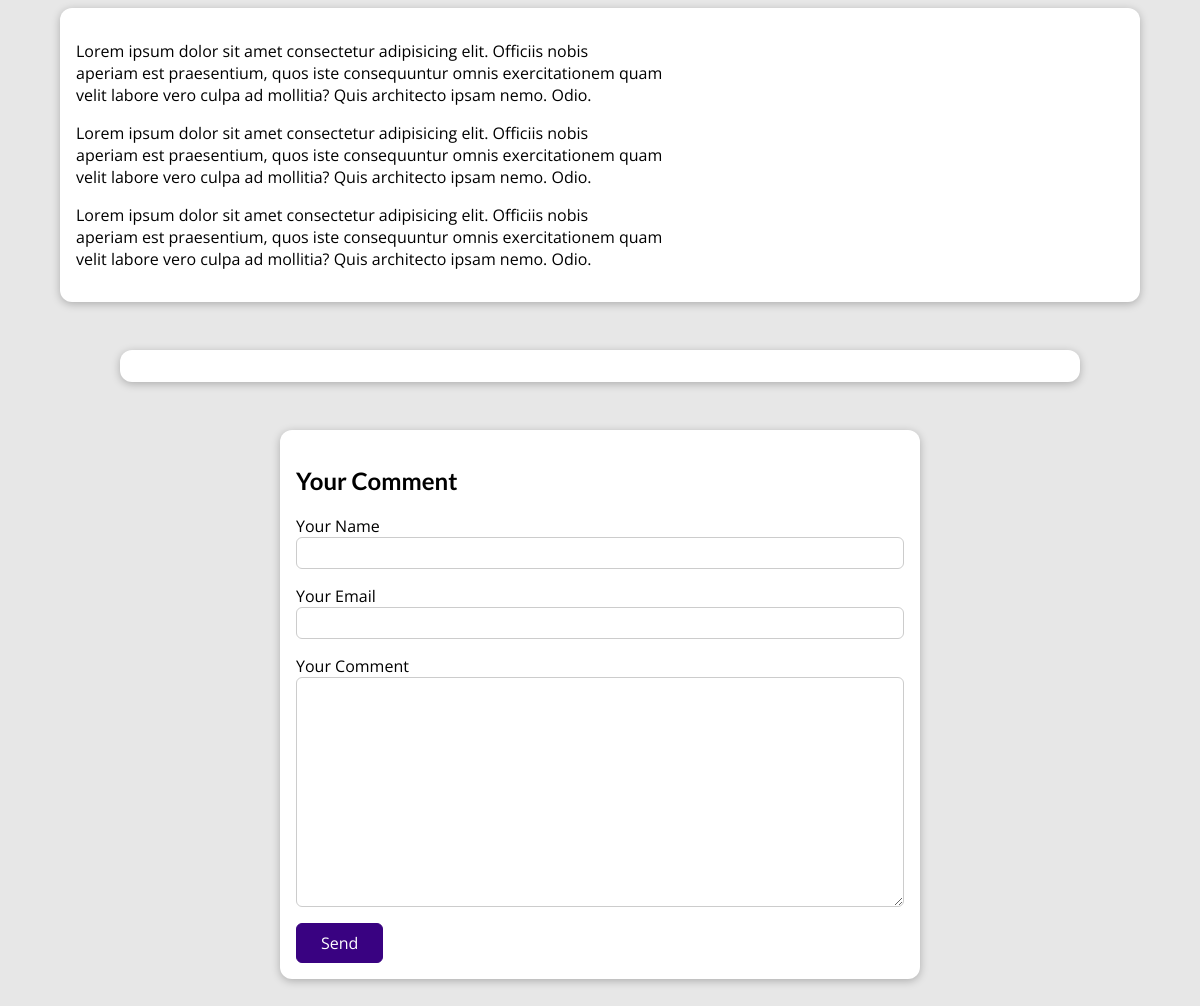
Page /posts/hike-in-the-mountains (lower part) on the earlier database version.
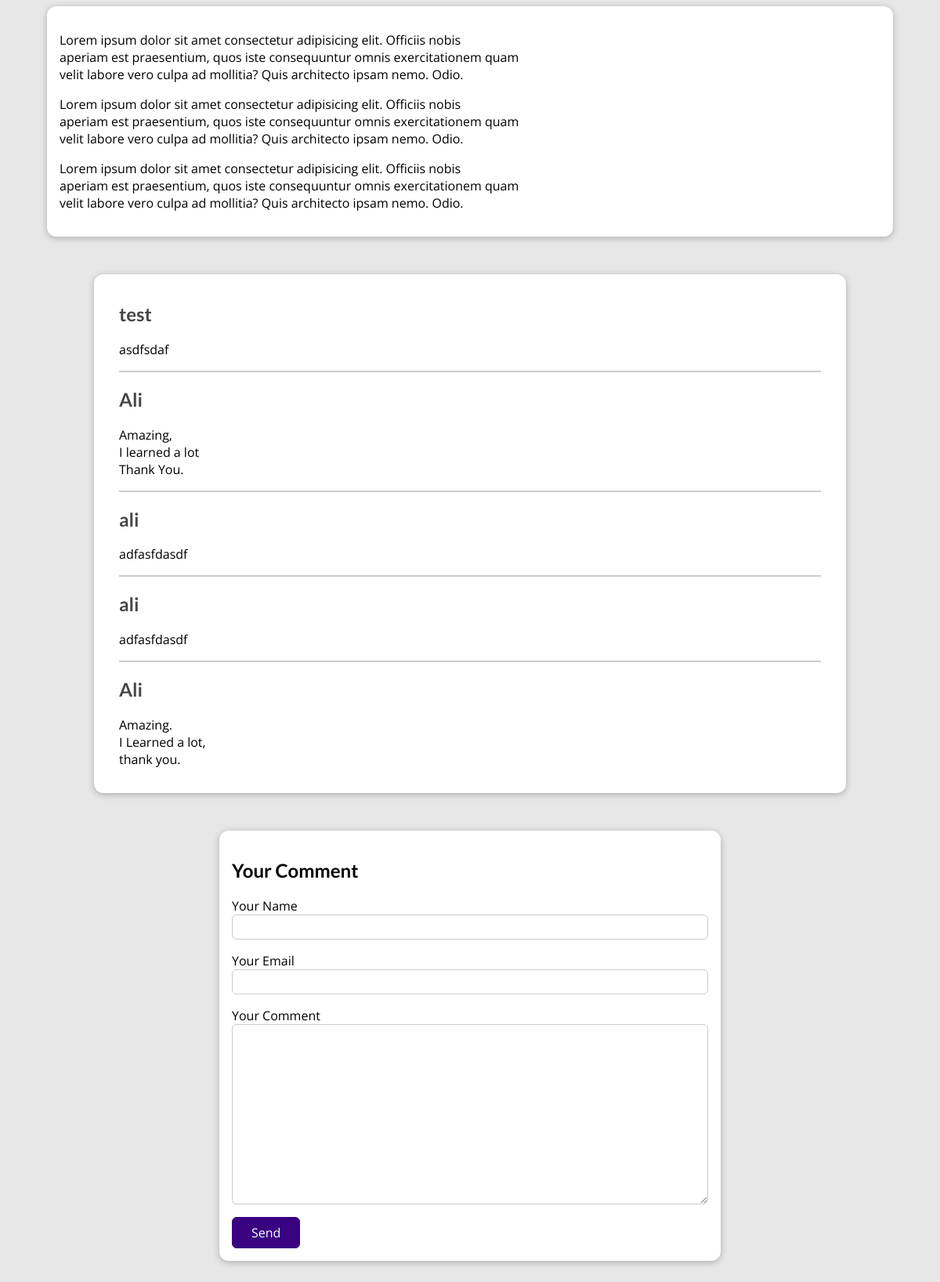
Same page on the later database version.
### blog/models.py (models this page shows)
class Comment(models.Model):
    username = models.CharField(max_length=120)
    email = models.EmailField()
    comment_content = models.TextField(max_length=400)
    post = models.ForeignKey(Post, on_delete=models.CASCADE, related_name='comments')

### blog/views.py (the view, shortened to what this page needs)
# urls.py: path('posts/<slug:slug>', views.PostDetailView.as_view(), name = 'post'),
class PostDetailView(View):
    def is_stored_post(self, request, post_id):
        stored_posts = request.session.get('stored_posts')
        if stored_posts is not None:
            is_saved_for_later = post_id in stored_posts
        else:
            is_saved_for_later = False
        return is_saved_for_later
    def get(self, request, slug):
        post = get_object_or_404(Post, slug = slug)
        context = {
            'one_post':post,
            'post_tags':post.tag.all(),
            'form':CommentForm(),
            'comments':post.comments.all().order_by('-id'),
            'saved_for_later':self.is_stored_post(request, post.id)
        }
        return render(request, 'blog/post-detail.html', context)

### blog/forms.py
class CommentForm(forms.ModelForm):
    class Meta:
        model = Comment
        exclude = ('post',)
        labels = {
            'username':'Your Name',
            'email': 'Your Email',
            'comment_content':'Your Comment'
        }

### blog/models.py (called while the page is built)
    def __str__(self):
        return f'{self.first_name} {self.last_name}'

### blog/templates/blog/post-detail.html (shortened to what this page needs)
{%extends 'base.html' %}
{% load static %}
{% block css %}
<link rel = 'stylesheet' href = '{% static 'blog/post-detail.css' %}'>
<link rel="stylesheet" media = "screen and (min-width:501px) and (max-width:768px)" href="{% static 'blog/tablet.css' %}">
<link rel="stylesheet" media = "screen and (max-width:500px)" href="{% static 'blog/smartphone.css' %}">
{% endblock %}
{% block content %}
    <main>
        {{ one_post.content|linebreaks }}
    </main>
    <section id = "comments">
        <ul>
            {% for comment in comments %}
                <li>
                    <h2>
                        {{ comment.username }}
                    </h2>
                    <p>
                        {{ comment.comment_content|linebreaks }}
                    </p>
                </li>
            {% endfor %}
        </ul>
    </section>
    <section id = "comment-form">
        <h2>Your Comment</h2>
        <form action="{% url 'post' one_post.slug %}" method = "post">
            {% for field in form %}
            <div class="form-control {% if field.errors %}invalid{% endif %}">
                {{ field.label }}
                {{ field }}
            </div>
            {% endfor %}
            <button type="submit">Send</button>
        </form>
    </section>
{% endblock %}

Differences in the rows shown:
added Comment: username "test", comment_content "asdfsdaf"
added Comment: username "Ali", comment_content "Amazing, I learned a lot Thank You."
added Comment: username "ali", comment_content "adfasfdasdf"
added Comment: username "ali", comment_content "adfasfdasdf"
added Comment: username "Ali", comment_content "Amazing. I Learned a lot, thank you."
